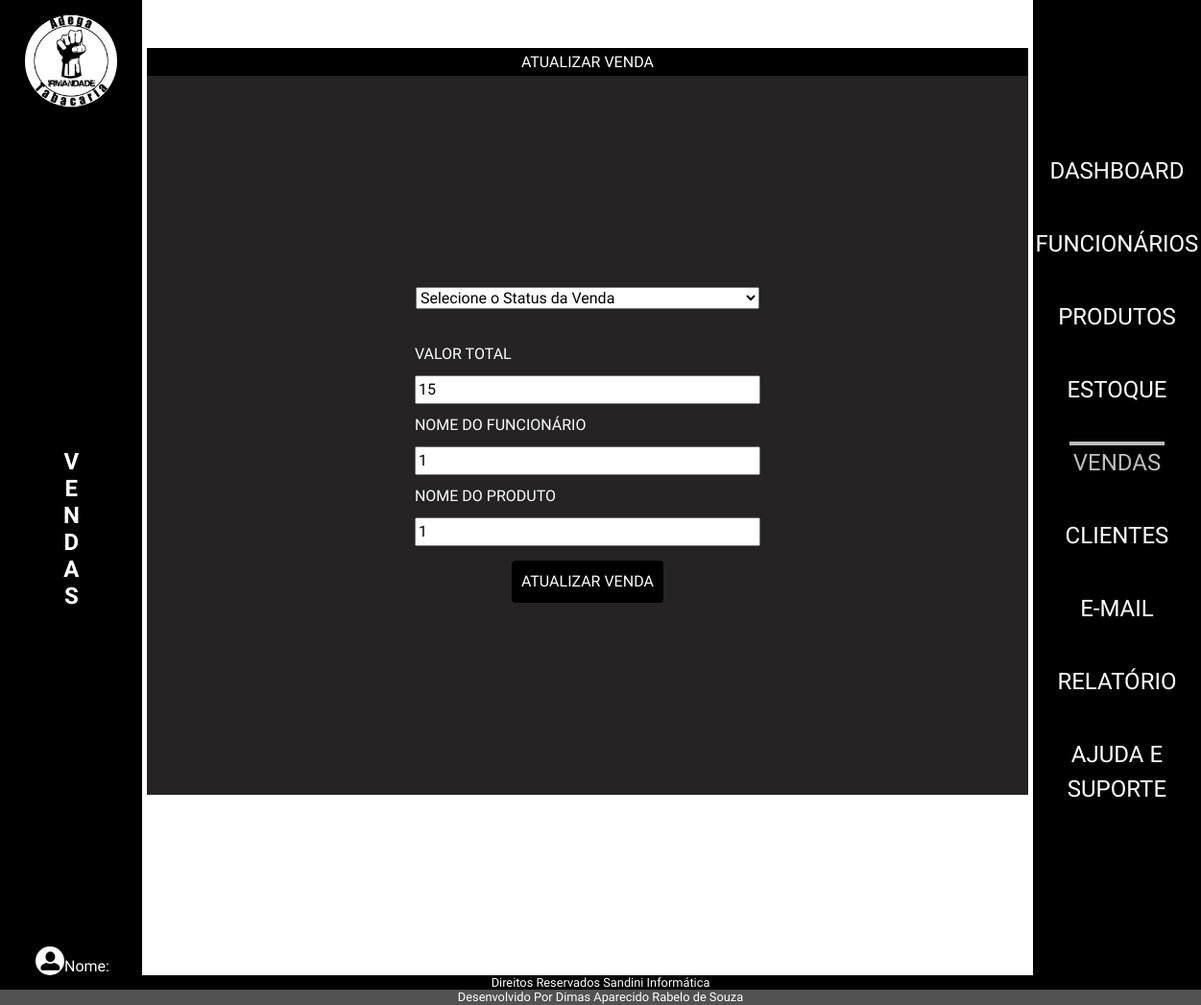
Page /admin/index.php?p=vendas&v=atualizar&id=1 on the committed database.
### tables this page shows
CREATE TABLE `tblvendas` (
  `idVenda` int(11) NOT NULL,
  `idFuncionario` int(11) DEFAULT NULL,
  `dataVenda` date DEFAULT curdate(),
  `horaVenda` time DEFAULT NULL,
  `statusVenda` varchar(10) DEFAULT NULL,
  `valorTotalVenda` double(10,2) DEFAULT NULL,
  `idProduto` int(11) DEFAULT NULL
);

### admin/class/vendas.php (called while the page is built, shortened)
<?php
class VendasClass
{
    public $idVenda;
    public function __construct($id = false)
    {
        if ($id) {
            $this->idVenda = $id;
            $this->Carregar();
        }
    }
    public function Carregar()
    {
        $query = "SELECT * FROM tblvendas WHERE idVenda = " . $this->idVenda;
        $conn = Conexao::LigarConexao();
        $resultado = $conn->query($query);
        $lista = $resultado->fetchAll();
        foreach ($lista as $linha) {
            $this->valorTotalVenda = $linha['valorTotalVenda'];
            $this->idFuncionario = $linha['idFuncionario'];
            $this->idProduto = $linha['idProduto'];
        }
    }
}

### admin/vendas/atualizar.php (the view, shortened to what this page needs)
<?php
require_once('class/vendas.php');
$venda = new VendasClass($id);
?>
<h1 class="h1Atual">Atualizar Venda</h1>
<form class="formVendas" action="index.php?p=vendas&v=atualizar&id=<?php echo $venda->idVenda ?>" method="POST" enctype="multipart/form-data">
    <div>
        <select class="seleVendas" aria-label="Default select example" name="statusVenda">
            <option selected disabled>Selecione o Status da Venda</option>
        </select>
    </div>
    <div>
        <label for="valorTotalVenda"> Valor Total</label>
        <input type="text" name="valorTotalVenda" id="valorTotalVenda" placeholder="digite o valor" value="<?php echo $venda->valorTotalVenda; ?>">
    </div>
    <div>
        <label for="idFuncionario"> Nome do Funcionário</label>
        <input type="text" name="idFuncionario" id="idFuncionario" placeholder="nome do Funcionario" value="<?php echo $venda->idFuncionario; ?>">
    </div>
    <div>
        <label for="idProduto"> Nome do Produto</label>
        <input type="text" name="idProduto" id="idProduto" placeholder="nome do produto" value="<?php echo $venda->idProduto; ?>">
    </div>
    <div>
        <button type="submit">Atualizar Venda</button>
    </div>
</form>

### admin/css/estilo.css (style rules this page uses)
* a, h1, h2, h3, h4 { font-family: 'Secular One'; font-size: 16px; text-align: center; margin: 0; padding: 0; box-sizing: border-box; text-decoration: none; }
body { display: flex; flex-direction: column; min-height: 100vh; color: #ffffff; }
h1 { width: 80%; margin-top: 10px }
h1 { text-align: center; background: #000000; width: 100%; padding: 5px 5px; text-transform: uppercase; }
form { display: flex; flex-direction: column; align-items: center; background: #252323; width: 100%; font-family: 'Secular One'; text-transform: uppercase; }
label { display: flex; flex-direction: column; margin: 5px 5px; color: #ffffff; }
input { margin: 5px 5px; width: 360px; }
select { margin: 30px; }
button { margin: 10px 0; padding: 10px; background-color: #000000; color: #fff; border: none; border-radius: 4px; text-transform: uppercase; }
.formVendas { display: flex; justify-content: center; height: 80%; }
.seleVendas { width: 358px; }
.h1Atual { color: #ffffff; }

### rows in the picture
tblvendas: valorTotalVenda "15", idFuncionario "1", idProduto "1"

### other values in the picture
$texto[$i] "V"
$texto[$i] "E"
$texto[$i] "N"
$texto[$i] "D"
$texto[$i] "A"
$texto[$i] "S"
